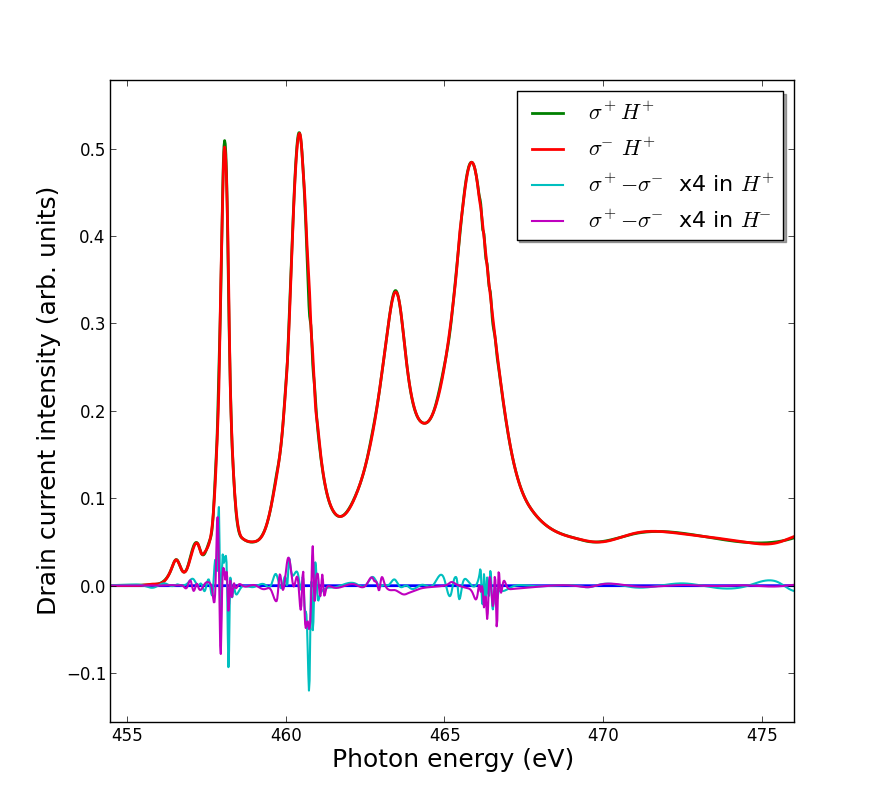

Write the Python code that produced this figure.
"""
Script to analyse XLD and XMCD spectra
"""
import matplotlib.lines as mlines
import matplotlib.pyplot as plt
import numpy as np
import math
import copy
import random
import h5py
import copy
from scipy import interpolate

smooth = .0003
FILE_LC = "../../Data/i09-75706.nxs"
FILE_LCflip = "../../Data/i09-75720.nxs"
FILE_RC = "../../Data/i09-75707.nxs"
FILE_RCflip = "../../Data/i09-75721.nxs"
delta_E = 0.05 #eV, absolute
delta_int = 0.01 #relative

import csv
def save(energies, spectrum, ext):
    name = 'LMO4TI'
    with open('csv/'+name+'-'+ext+'.csv', 'wb') as f:
        writer = csv.writer(f)
        writer.writerow(('energy','intensity'))
        for n, s in enumerate(spectrum):
            writer.writerow((energies[n], s))
        f.close()

def getBackground(energies, spectrum):
    
    points = [1, 100, 170, 245, 280, 400, 445]
    B = 1
    answ = "n"

    # Substracting pre-edge
    minimum = min(spectrum[points[0]:points[1]])
    spectrum = [s-minimum for s in spectrum]

    # Simulating step-function
    step = []
    start = spectrum[points[1]]
    mid = spectrum[points[3]]
    end = spectrum[points[5]]
    try:
        for e in energies:
            # fermi-dirac distribution-like normalisation function
            n = diff1/(math.exp((energies[points[2]]-e)/B)+1)
            m = diff2/(math.exp((energies[points[4]]-e)/B)+1)
            step.append(n+m)
    except:
        diff1 = mid - start
        diff2 = end - mid
        global diff1
        global diff2
        for e in energies:
            # fermi-dirac distribution-like normalisation function
            n = diff1/(math.exp((energies[points[2]]-e)/B)+1)
            m = diff2/(math.exp((energies[points[4]]-e)/B)+1)
            step.append(n+m)
    fitspect = [s - step[n] for n, s in enumerate(spectrum)]

##    while answ == "n":
##        plt.plot(energies, spectrum)
##        plt.plot(energies, [s+start for s in step])
##        for p in points:
##            plt.axvline(energies[p], color='k', linestyle='solid')
##        plt.show()
##            
##        answ = raw_input("Are the lines placed correctly? y/n: ")
##        while answ != "n" and answ != "y":
##            answ = raw_input("Use 'y' or 'n'. Are the lines correct?: ")
##
##        if answ == "y": break
##        print "Previous lines were places at ",points
##        for n, p in enumerate(points):
##            try: points[n] = int(raw_input("Line "+str(n+1)+" to: "))
##            except:
##                print "Invalid syntax"
##                points[n] = int(raw_input("Line "+str(n+1)+" to: "))
##        print points

    # Fitting 4th order polynomial to bg without step
    bg = range(points[0],points[1]) + [points[3]] + range(points[5],points[6])
    x, y = [energies[n] for n in bg], [fitspect[n] for n in bg]
    a, b, c, d, e =  np.polyfit(x, y, 4)
    norm = [a*i**4 + b*i**3 + c*i**2 + d*i + e for i in energies]
    spectNorm = [s-norm[n]+step[n] for n, s in enumerate(fitspect)]

    reg = [points[1], points[3], points[5]]
    return norm, spectNorm, reg

def getError(intensity, energies, delta_E, delta_int):
    
    error = []
    for n, e in enumerate(energies):
        try:
            a = (intensity[n+1] - intensity[n-1])/(energies[n+1]-energies[n-1])
            i_err = intensity[n] * delta_int
            e_err = a * delta_E
            error.append(math.sqrt(i_err**2 + e_err**2))
        except: error.append(0)

    return error

def getMagnetism(int1, int2, energies, reg):
    # Getting error expectation for each data point    
    int1_error = getError(int1, energies, delta_E, delta_int)
    int2_error = getError(int2, energies, delta_E, delta_int)
    
    # Putting together the XMCD spectrum    
    s = []
    error = []
    for n, e in enumerate(energies):
        new = int1[n] - int2[n]
        err = math.sqrt(int1_error[n]**2 + int2_error[n]**2)
        s.append(new)
        error.append(err)
        
    # Read data
    A, B, A_err, B_err = 0, 0, 0, 0
    for n, e in enumerate(energies):
        if e > reg[0] and e < reg[1]:
            A += s[n]
            A_err += error[n]**2
        elif e > reg[1] and e < reg[2]:
            B += s[n]
            B_err += error[n]**2
    A_err = math.sqrt(A_err)
    B_err = math.sqrt(B_err)

    A = abs(A)
    B = abs(B)
    
    C = 10.0         # beV
    # Calculate m_s
    m_s = 1/C*(2*B - A)
    m_s_err = 1/C* math.sqrt((2*B_err)**2 + A_err**2)

    # Calculate m_o
    m_o = -2/3/C*(A + B)
    m_o_err = -2/3/C * math.sqrt(A_err**2 + B_err**2)
    
    print "m_s has a value of "+str(m_s)+" +- "+str(100*abs(m_s_err/m_s))+"%"
    print "m_o has a value of "+str(m_o)+" +- "+str(100*abs(m_o_err/m_o))+"%"
    print "Ratio: "+str(m_o/m_s)+" +- "+str(100*math.sqrt((m_s_err/m_s)**2 + (m_o_err/m_o)**2))+" %"

    return m_o, m_o_err, m_s, m_s_err

if __name__ == '__main__':
    print "Gathering measurements data"
    
    with h5py.File(FILE_LC, 'r') as f:
        energies = f["/entry1/smpmamp39/pgmenergy"]
        
        spectrum = f["/entry1/smpmamp39/smpmamp39"]
        i_0 = f["/entry1/instrument/sm5amp8/sm5amp8"]

        LCEnergies = [e for e in energies]
        LCSpectrum = [s/i_0[n] for n, s in enumerate(spectrum)]

    with h5py.File(FILE_LCflip, 'r') as f:
        energies = f["/entry1/smpmamp39/pgmenergy"]
        
        spectrum = f["/entry1/smpmamp39/smpmamp39"]
        i_0 = f["/entry1/instrument/sm5amp8/sm5amp8"]

        LCflipEnergies = [e for e in energies]
        LCflipSpectrum = [s/i_0[n] for n, s in enumerate(spectrum)]

    with h5py.File(FILE_RC, 'r') as f:
        energies = f["/entry1/smpmamp39/pgmenergy"]
        spectrum = f["/entry1/smpmamp39/smpmamp39"]
        
        i_0 = f["/entry1/instrument/sm5amp8/sm5amp8"]

        RCEnergies = [e for e in energies]
        RCSpectrum = [s/i_0[n] for n, s in enumerate(spectrum)]

    with h5py.File(FILE_RCflip, 'r') as f:
        energies = f["/entry1/smpmamp39/pgmenergy"]
        spectrum = f["/entry1/smpmamp39/smpmamp39"]
        
        i_0 = f["/entry1/instrument/sm5amp8/sm5amp8"]

        RCflipEnergies = [e for e in energies]
        RCflipSpectrum = [s/i_0[n] for n, s in enumerate(spectrum)]

    energies = np.linspace(LCEnergies[0], LCEnergies[-1], num=len(LCEnergies)*5, endpoint=True)

    print "============"
    print "First background"
    print "============"
    LCNorm, LCSpectrum_norm, reg = getBackground(LCEnergies, LCSpectrum)
    splineRep = interpolate.splrep(LCEnergies, LCSpectrum_norm, s=smooth)
    LCSpectrum_norm = interpolate.splev(energies, splineRep, der=0)
    print "============"
    print "Second background"
    print "============"
    LCflipNorm, LCflipSpectrum_norm, reg = getBackground(LCflipEnergies, LCflipSpectrum)
    splineRep = interpolate.splrep(LCflipEnergies, LCflipSpectrum_norm, s=smooth)
    LCflipSpectrum_norm = interpolate.splev(energies, splineRep, der=0)
    print "============"
    print "Third background"
    print "============"
    RCNorm, RCSpectrum_norm, reg = getBackground(RCEnergies, RCSpectrum)
    splineRep = interpolate.splrep(RCEnergies, RCSpectrum_norm, s=smooth)
    RCSpectrum_norm = interpolate.splev(energies, splineRep, der=0)
    print "============"
    print "Fourth background"
    print "============"
    RCflipNorm, RCflipSpectrum_norm, reg = getBackground(RCflipEnergies, RCflipSpectrum)
    splineRep = interpolate.splrep(RCflipEnergies, RCflipSpectrum_norm, s=smooth)
    RCflipSpectrum_norm = interpolate.splev(energies, splineRep, der=0)

    # Get magnetism
##    m_o, m_o_err, m_s, m_s_err = getMagnetism(RCSpectrum_norm, LCSpectrum_norm, energies, reg)

    # Make XMCD
    XMCD = [(LCSpectrum_norm[n]-s)*4 for n, s in enumerate(RCSpectrum_norm)]      
    XMCDflip = [(LCflipSpectrum_norm[n]-s)*4 for n, s in enumerate(RCflipSpectrum_norm)]
    MAG = [(LCSpectrum_norm[n]-s)*4 for n, s in enumerate(LCflipSpectrum_norm)] 

    # Save data to CSV
    spectra = [LCSpectrum_norm, LCflipSpectrum_norm, RCSpectrum_norm, RCflipSpectrum_norm, XMCD, MAG]
    for n, s in enumerate(spectra):
        save(energies, s, str(n+1))

    # Plot data
    plt.plot(energies, [0 for e in energies], linewidth=2.0)
##    plt.plot(RCEnergies, LCSpectrum)
##    plt.plot(RCEnergies, LCNorm)
    plt.plot(energies, LCSpectrum_norm, linewidth=2.0, label='$\sigma^+H^+$')
##    plt.plot(RCEnergies, LCflipSpectrum_norm, 'k--',label='$\sigma^+H^-$')
    plt.plot(energies, RCSpectrum_norm, linewidth=2.0, label='$\sigma^-H^+$')
##    plt.plot(RCEnergies, RCflipSpectrum_norm, 'k:', label='$\sigma^-H^-$')
    plt.plot(energies, XMCD, linewidth=1.5, label='$\sigma^+-\sigma^-$ x4 in $H^+$')
    plt.plot(energies, XMCDflip,linewidth=1.5,  label='$\sigma^+-\sigma^-$ x4 in $H^-$')
    
    legend = plt.legend(loc='upper right', shadow=True, fontsize=16)
##    title = plt.title("Ti L XMCD spectrum of ex-situ STO|LMO(4)")
    plt.xlabel("Photon energy (eV)", fontsize=18)
    plt.ylabel("Drain current intensity (arb. units)", fontsize=18)
##    plt.text(energies[reg[1]]-5,min(XMCD), "m_s = "+str(m_s)+" +- "+str(abs(100*m_s_err/m_s))+"%\n"+
##                                    "m_o = "+str(m_o)+" +- "+str(abs(100*m_o_err/m_o))+"%\n"+
##                                    "Ratio = "+str(m_o/m_s)+" +- "+str(100*math.sqrt((m_s_err/m_s)**2 + (m_o_err/m_o)**2))+" %",
##             fontsize=10)
##    
    plt.show()
